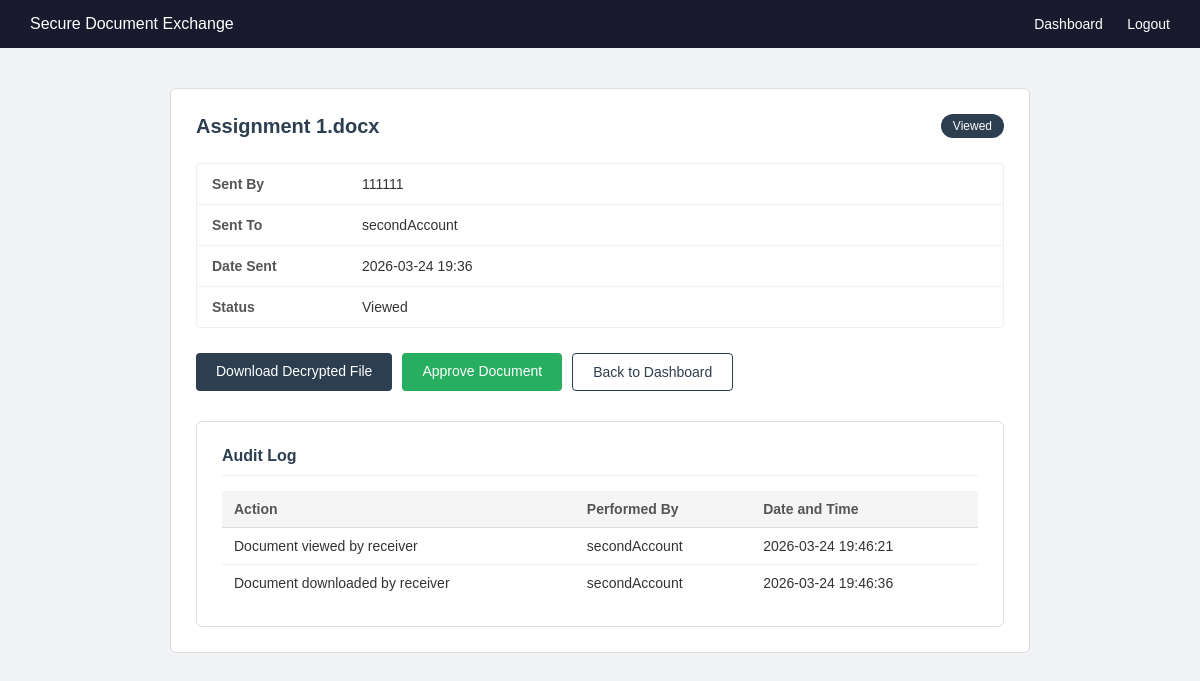
The page /document/1 (signed in) on the database its author committed.
### app.py (models this page shows)
class Document(db.Model):
    id = db.Column(db.Integer, primary_key=True)
    filename = db.Column(db.String(200), nullable=False)
    encrypted_filename = db.Column(db.String(200), nullable=False)
    sender_id = db.Column(db.Integer, db.ForeignKey('user.id'), nullable=False)
    receiver_id = db.Column(db.Integer, db.ForeignKey('user.id'), nullable=False)
    status = db.Column(db.String(50), default='Pending')
    uploaded_at = db.Column(db.DateTime, default=db.func.now())
    sender = db.relationship('User', foreign_keys=[sender_id])
    receiver = db.relationship('User', foreign_keys=[receiver_id])

class User(UserMixin, db.Model):
    id = db.Column(db.Integer, primary_key=True)
    username = db.Column(db.String(80), unique=True, nullable=False)
    email = db.Column(db.String(120), unique=True, nullable=False)
    password = db.Column(db.String(200), nullable=False)

class AuditLog(db.Model):
    id = db.Column(db.Integer, primary_key=True)
    document_id = db.Column(db.Integer, db.ForeignKey('document.id'), nullable=False)
    user_id = db.Column(db.Integer, db.ForeignKey('user.id'), nullable=False)
    action = db.Column(db.String(200), nullable=False)
    performed_at = db.Column(db.DateTime, default=db.func.now())
    user = db.relationship('User', foreign_keys=[user_id])

### app.py (the view, shortened to what this page needs)
@app.route('/document/<int:doc_id>')
@login_required
def view_document(doc_id):
    document = Document.query.get_or_404(doc_id)
    if current_user.id != document.sender_id and current_user.id != document.receiver_id:
        flash('You do not have permission to view this document.', 'error')
        return redirect(url_for('dashboard'))
    audit_logs = AuditLog.query.filter_by(document_id=doc_id).all()
    return render_template('document.html', document=document, audit_logs=audit_logs)

### app.py (called while the page is built)
@login_manager.user_loader
def load_user(user_id):
    return User.query.get(int(user_id))

### templates/document.html
{% extends 'base.html' %}
{% block content %}
<div class="section">
    <div class="document-header">
        <h2>{{ document.filename }}</h2>
        <span class="status-badge">{{ document.status }}</span>
    </div>
    <div class="document-details">
        <div class="detail-row">
            <span class="detail-label">Sent By</span>
            <span>{{ document.sender.username }}</span>
        </div>
        <div class="detail-row">
            <span class="detail-label">Sent To</span>
            <span>{{ document.receiver.username }}</span>
        </div>
        <div class="detail-row">
            <span class="detail-label">Date Sent</span>
            <span>{{ document.uploaded_at.strftime('%Y-%m-%d %H:%M') }}</span>
        </div>
        <div class="detail-row">
            <span class="detail-label">Status</span>
            <span>{{ document.status }}</span>
        </div>
    </div>
    <div class="document-actions">
        {% if current_user.id == document.receiver_id %}
            <a href="/document/{{ document.id }}/download" class="btn-primary">
                Download Decrypted File
            </a>
            {% if document.status != 'Approved' %}
                <a href="/document/{{ document.id }}/approve" class="btn-approve">
                    Approve Document
                </a>
            {% endif %}
        {% endif %}
        <a href="/dashboard" class="btn-secondary">Back to Dashboard</a>
    </div>
    <div class="section" style="margin-top: 30px;">
        <h3>Audit Log</h3>
        <table>
            <thead>
                <tr>
                    <th>Action</th>
                    <th>Performed By</th>
                    <th>Date and Time</th>
                </tr>
            </thead>
            <tbody>
                {% for log in audit_logs %}
                <tr>
                    <td>{{ log.action }}</td>
                    <td>{{ log.user.username }}</td>
                    <td>{{ log.performed_at.strftime('%Y-%m-%d %H:%M:%S') }}</td>
                </tr>
                {% endfor %}
            </tbody>
        </table>
    </div>
</div>
{% endblock %}

### templates/base.html (shortened to what this page needs)
<!DOCTYPE html>
<html lang="en">
<head>
    <link rel="stylesheet" href="{{ url_for('static', filename='style.css') }}">
</head>
<body>
    <nav>
        <div class="nav-brand">Secure Document Exchange</div>
        <div class="nav-links">
    {% if current_user.is_authenticated %}
        <a href="/dashboard">Dashboard</a>
        <a href="/logout">Logout</a>
    {% else %}
        <a href="/login">Login</a>
        <a href="/register">Register</a>
    {% endif %}
</div>
    </nav>
    <div class="container">
        {% block content %}{% endblock %}
    </div>
</body>
</html>

### static/style.css (style rules this page uses)
* { margin: 0; padding: 0; box-sizing: border-box; font-family: Arial, sans-serif; }
body { background-color: #f0f2f5; color: #333; }
nav { background-color: #1a1a2e; color: white; padding: 15px 30px; display: flex; justify-content: space-between; align-items: center; }
nav a { color: white; text-decoration: none; margin-left: 20px; font-size: 14px; }
.container { max-width: 900px; margin: 40px auto; padding: 0 20px; }
.btn-primary { background-color: #2c3e50; color: white; padding: 10px 20px; border-radius: 4px; text-decoration: none; font-size: 14px; }
.section { background: white; border: 1px solid #ddd; border-radius: 6px; padding: 25px; }
.section h3 { font-size: 16px; color: #2c3e50; margin-bottom: 15px; padding-bottom: 10px; border-bottom: 1px solid #eee; }
table { width: 100%; border-collapse: collapse; font-size: 14px; }
thead { background-color: #f5f5f5; }
th { text-align: left; padding: 10px 12px; font-weight: bold; color: #555; border-bottom: 1px solid #ddd; }
td { padding: 10px 12px; border-bottom: 1px solid #f0f0f0; color: #333; }
tr:last-child td { border-bottom: none; }
.document-header { display: flex; justify-content: space-between; align-items: center; margin-bottom: 25px; }
.document-header h2 { font-size: 20px; color: #2c3e50; }
.status-badge { background-color: #2c3e50; color: white; padding: 5px 12px; border-radius: 20px; font-size: 12px; }
.document-details { border: 1px solid #eee; border-radius: 4px; margin-bottom: 25px; }
.detail-row { display: flex; padding: 12px 15px; border-bottom: 1px solid #f0f0f0; font-size: 14px; }
.detail-row:last-child { border-bottom: none; }
.detail-label { width: 150px; font-weight: bold; color: #555; }
.document-actions { display: flex; gap: 10px; margin-bottom: 25px; }
.btn-secondary { background-color: white; color: #2c3e50; padding: 10px 20px; border-radius: 4px; text-decoration: none; font-size: 14px; border: 1px solid #2c3e50; }
.btn-approve { background-color: #27ae60; color: white; padding: 10px 20px; border-radius: 4px; text-decoration: none; font-size: 14px; }

### rows shown on the page
Document: filename "Assignment 1.docx", status "Viewed", uploaded_at "2026-03-24 19:36"
User: sender.username "111111"
User: receiver.username "secondAccount"
AuditLog: action "Document viewed by receiver", user.username "secondAccount", performed_at "2026-03-24 19:46:21"
AuditLog: action "Document downloaded by receiver", user.username "secondAccount", performed_at "2026-03-24 19:46:36"
